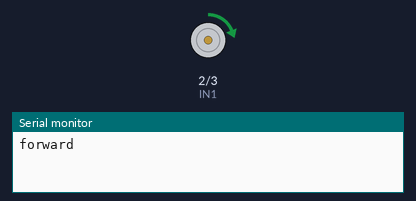
A sketch run on a simulated Arduino Uno, built with avr-gcc and run on an emulated ATmega328P. On the bench: motor-driver pin pairs drawn as motors (green arrow = first pin HIGH = forward, orange = second pin HIGH = backward, longer = more drive, scaled by the enable pin), the last lines printed to the serial monitor.

Above: at 5.0 s.
At 15.0 s:
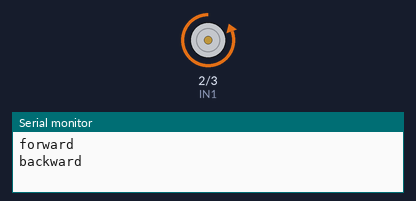
Timing chart, 0 to 39.0 s (numbered marks = the images above):
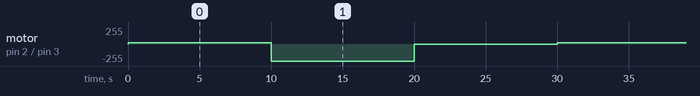

Measured:
- by itself, motor on pin 2 (IN1) / pin 3 (IN2): repeats every 30.0 s: backward 255/255 10.0 s, stopped 10.0 s, forward 20/255 10.0 s

The sketch:

h_bridge.ino
```cpp
const int IN1 = 2;
const int IN2 = 3;
const int ENA = 9;

void setup() {
  pinMode(IN1, OUTPUT);
  pinMode(IN2, OUTPUT);
  pinMode(ENA, OUTPUT);
  Serial.begin(9600);
}


// direction — "forward", "backward", "stop"
// speed — 0-255
void controlMotor(String direction, int speed) {
  if (direction == "forward") {
    digitalWrite(IN1, HIGH);
    digitalWrite(IN2, LOW);
  } else if (direction == "backward") {
    digitalWrite(IN1, LOW);
    digitalWrite(IN2, HIGH);
  } else { // остановка
    digitalWrite(IN1, LOW);
    digitalWrite(IN2, LOW);
  }
  analogWrite(ENA, speed);
}

void loop() {
  // Вперед с низкой скоростью
  controlMotor("forward", 20);
  Serial.println("forward");

  delay(10000);
  // Назад на высокой скорости
  controlMotor("backward", 255);
  Serial.println("backward");
  delay(10000);

  // Остановка
  controlMotor("stop", 0);
  Serial.println("stop");
  delay(10000);
}
```
